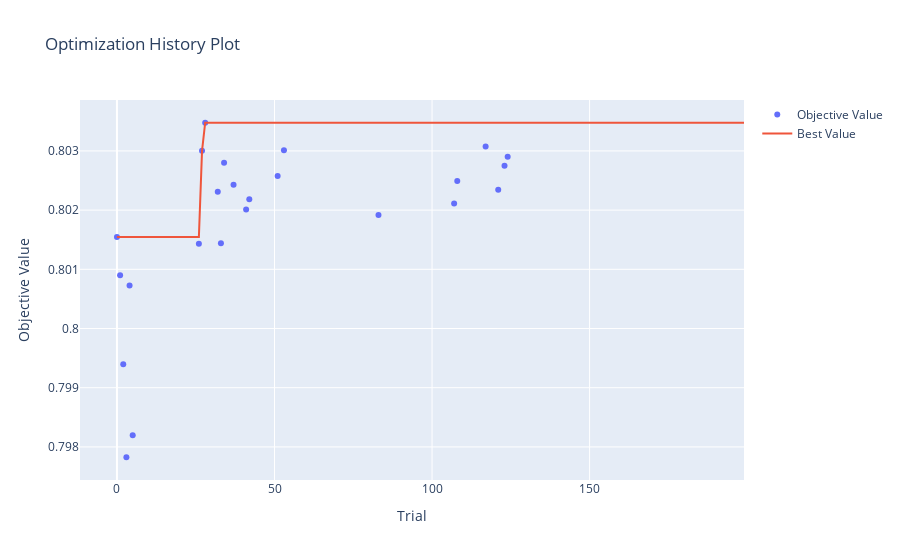

Notebook source saved alongside this figure:
### Code cell
optuna.visualization.plot_optimization_history(study)

### Figure 1 — Plotly figure (JSON) as saved in the notebook; plotly's stock layout.template omitted (floating-point values rounded to 4 significant figures; data arrays with more than 128 entries replaced by an {"elided": "..."} marker saying what was removed)
{"data": [{"mode": "markers", "name": "Objective Value", "type": "scatter", "x": [0, 1, 2, 3, 4, 5, 26, 27, 28, 32, 33, 34, 37, 41, 42, 51, 53, 83, 107, 108, 117, 121, 123, 124], "y": [0.8015, 0.8009, 0.7994, 0.7978, 0.8007, 0.7982, 0.8014, 0.803, 0.8035, 0.8023, 0.8014, 0.8028, 0.8024, 0.802, 0.8022, 0.8026, 0.803, 0.8019, 0.8021, 0.8025, 0.8031, 0.8023, 0.8028, 0.8029]}, {"mode": "lines", "name": "Best Value", "type": "scatter", "x": {"elided": "200 int values"}, "y": {"elided": "200 float values"}}, {"marker": {"color": "#cccccc"}, "mode": "markers", "name": "Infeasible Trial", "showlegend": false, "type": "scatter", "x": [], "y": []}], "layout": {"title": {"text": "Optimization History Plot"}, "xaxis": {"title": {"text": "Trial"}}, "yaxis": {"title": {"text": "Objective Value"}}}}
